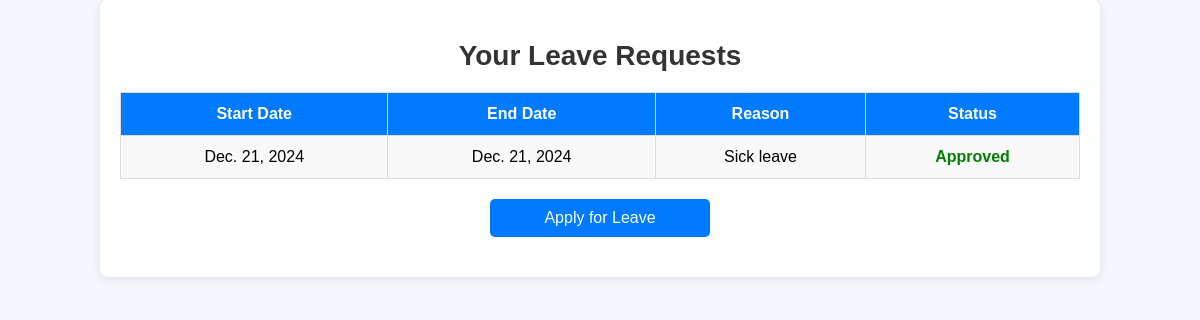
The app's page /Student_leave_list/ (signed in) with its own data.
### app1/models.py (models this page shows, shortened)
class Leave(models.Model):
    student = models.ForeignKey(Student, on_delete=models.CASCADE, related_name="leaves")
    start_date = models.DateField(help_text="Leave start date")
    end_date = models.DateField(help_text="Leave end date")
    reason = models.TextField(help_text="Reason for the leave", blank=True, null=True)
    approved = models.BooleanField(default=False, help_text="Whether the leave has been approved")

### app1/views.py (the view)
# urls.py: path('Student_leave_list/', views.Student_leave_list, name='Student_leave_list'),
@login_required
def Student_leave_list(request):
    student_profile = Student.objects.get(user=request.user)
    student_leaves = Leave.objects.filter(student=student_profile)
    return render(request, 'student/leave_list.html', {'student_leaves': student_leaves})

### templates/student/leave_list.html (shortened to what this page needs)
<!DOCTYPE html>
<html lang="en">
<head>
</head>
<body>
<div class="container">
    <h2>Your Leave Requests</h2>
    <table>
        <thead>
            <tr>
                <th>Start Date</th>
                <th>End Date</th>
                <th>Reason</th>
                <th>Status</th>
            </tr>
        </thead>
        <tbody>
            {% for leave in student_leaves %}
                <tr>
                    <td>{{ leave.start_date }}</td>
                    <td>{{ leave.end_date }}</td>
                    <td>{{ leave.reason }}</td>
                    <td>
                        {% if leave.approved %}
                            <span class="status-approved">Approved</span>
                        {% else %}
                            <span class="status-pending">Pending</span>
                        {% endif %}
                    </td>
                </tr>
            {% empty %}
                <tr>
                    <td colspan="4">No leave records found.</td>
                </tr>
            {% endfor %}
        </tbody>
    </table>
    <a href="{% url 'apply_leave' %}" class="apply-button">Apply for Leave</a>
</div>
</body>
</html>

### templates/student/leave_list.html (style rules this page uses)
body { font-family: Arial, sans-serif; margin: 0; padding: 0; background-color: #f4f7fc; }
h2 { text-align: center; margin: 20px; font-size: 28px; color: #333; }
.container { width: 80%; margin: 0 auto; padding: 20px; background-color: #fff; border-radius: 8px; box-shadow: 0 2px 10px rgba(0, 0, 0, 0.1); }
table { width: 100%; border-collapse: collapse; margin-bottom: 20px; }
table th, table td { padding: 12px; text-align: center; border: 1px solid #ddd; }
table th { background-color: #007bff; color: white; }
table td { background-color: #f9f9f9; }
.status-approved { color: green; font-weight: bold; }
.apply-button { display: block; width: 200px; margin: 20px auto; text-align: center; padding: 10px; background-color: #007bff; color: white; text-decoration: none; border-radius: 5px; }

### records on screen
Leave: start_date "Dec. 21, 2024", end_date "Dec. 21, 2024", reason "Sick leave", approved "Approved"
